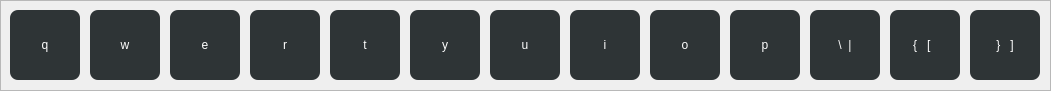
  <widget class="QFrame" name="frame_3">
   <property name="geometry">
    <rect>
     <x>20</x>
     <y>190</y>
     <width>1051</width>
     <height>91</height>
    </rect>
   </property>
   <property name="styleSheet">
    <string notr="true">font: 20pt &quot;DejaVu Sans&quot;;</string>
   </property>
   <property name="frameShape">
    <enum>QFrame::StyledPanel</enum>
   </property>
   <property name="frameShadow">
    <enum>QFrame::Raised</enum>
   </property>
   <widget class="QPushButton" name="pushButton_32">
    <property name="geometry">
     <rect>
      <x>970</x>
      <y>10</y>
      <width>70</width>
      <height>70</height>
     </rect>
    </property>
    <property name="styleSheet">
     <string notr="true">QPushButton{border:none;border-radius:8px;background-color: rgb(46, 52, 54);color:rgb(255, 255, 255);}QPushButton:pressed {border:5px}QPushButton:hover{background-color: rgb(245, 121, 0);color:rgb(255, 255, 255);}</string>
    </property>
    <property name="text">
     <string>}   ]</string>
    </property>
   </widget>
   <widget class="QPushButton" name="pushButton_25">
    <property name="geometry">
     <rect>
      <x>570</x>
      <y>10</y>
      <width>70</width>
      <height>70</height>
     </rect>
    </property>
    <property name="styleSheet">
     <string notr="true">QPushButton{border:none;border-radius:8px;background-color: rgb(46, 52, 54);color:rgb(255, 255, 255);}QPushButton:pressed {border:5px}QPushButton:hover{background-color: rgb(245, 121, 0);color:rgb(255, 255, 255);}</string>
    </property>
    <property name="text">
     <string>i</string>
    </property>
   </widget>
   <widget class="QPushButton" name="pushButton_22">
    <property name="geometry">
     <rect>
      <x>330</x>
      <y>10</y>
      <width>70</width>
      <height>70</height>
     </rect>
    </property>
    <property name="styleSheet">
     <string notr="true">QPushButton{border:none;border-radius:8px;background-color: rgb(46, 52, 54);color:rgb(255, 255, 255);}QPushButton:pressed {border:5px}QPushButton:hover{background-color: rgb(245, 121, 0);color:rgb(255, 255, 255);}</string>
    </property>
    <property name="text">
     <string>t</string>
    </property>
   </widget>
   <widget class="QPushButton" name="pushButton_23">
    <property name="geometry">
     <rect>
      <x>410</x>
      <y>10</y>
      <width>70</width>
      <height>70</height>
     </rect>
    </property>
    <property name="styleSheet">
     <string notr="true">QPushButton{border:none;border-radius:8px;background-color: rgb(46, 52, 54);color:rgb(255, 255, 255);}QPushButton:pressed {border:5px}QPushButton:hover{background-color: rgb(245, 121, 0);color:rgb(255, 255, 255);}</string>
    </property>
    <property name="text">
     <string>y</string>
    </property>
   </widget>
   <widget class="QPushButton" name="pushButton_27">
    <property name="geometry">
     <rect>
      <x>730</x>
      <y>10</y>
      <width>70</width>
      <height>70</height>
     </rect>
    </property>
    <property name="styleSheet">
     <string notr="true">QPushButton{border:none;border-radius:8px;background-color: rgb(46, 52, 54);color:rgb(255, 255, 255);}QPushButton:pressed {border:5px}QPushButton:hover{background-color: rgb(245, 121, 0);color:rgb(255, 255, 255);}</string>
    </property>
    <property name="text">
     <string>p</string>
    </property>
   </widget>
   <widget class="QPushButton" name="pushButton_26">
    <property name="geometry">
     <rect>
      <x>650</x>
      <y>10</y>
      <width>70</width>
      <height>70</height>
     </rect>
    </property>
    <property name="styleSheet">
     <string notr="true">QPushButton{border:none;border-radius:8px;background-color: rgb(46, 52, 54);color:rgb(255, 255, 255);}QPushButton:pressed {border:5px}QPushButton:hover{background-color: rgb(245, 121, 0);color:rgb(255, 255, 255);}</string>
    </property>
    <property name="text">
     <string>o</string>
    </property>
   </widget>
   <widget class="QPushButton" name="pushButton_31">
    <property name="geometry">
     <rect>
      <x>890</x>
      <y>10</y>
      <width>70</width>
      <height>70</height>
     </rect>
    </property>
    <property name="styleSheet">
     <string notr="true">QPushButton{border:none;border-radius:8px;background-color: rgb(46, 52, 54);color:rgb(255, 255, 255);}QPushButton:pressed {border:5px}QPushButton:hover{background-color: rgb(245, 121, 0);color:rgb(255, 255, 255);}</string>
    </property>
    <property name="text">
     <string>{   [  </string>
    </property>
   </widget>
   <widget class="QPushButton" name="pushButton_30">
    <property name="geometry">
     <rect>
      <x>810</x>
      <y>10</y>
      <width>70</width>
      <height>70</height>
     </rect>
    </property>
    <property name="styleSheet">
     <string notr="true">QPushButton{border:none;border-radius:8px;background-color: rgb(46, 52, 54);color:rgb(255, 255, 255);}QPushButton:pressed {border:5px}QPushButton:hover{background-color: rgb(245, 121, 0);color:rgb(255, 255, 255);}</string>
    </property>
    <property name="text">
     <string>\  |</string>
    </property>
   </widget>
   <widget class="QPushButton" name="pushButton_19">
    <property name="geometry">
     <rect>
      <x>90</x>
      <y>10</y>
      <width>70</width>
      <height>70</height>
     </rect>
    </property>
    <property name="styleSheet">
     <string notr="true">QPushButton{border:none;border-radius:8px;background-color: rgb(46, 52, 54);color:rgb(255, 255, 255);}QPushButton:pressed {border:5px}QPushButton:hover{background-color: rgb(245, 121, 0);color:rgb(255, 255, 255);}</string>
    </property>
    <property name="text">
     <string>w</string>
    </property>
   </widget>
   <widget class="QPushButton" name="pushButton_20">
    <property name="geometry">
     <rect>
      <x>170</x>
      <y>10</y>
      <width>70</width>
      <height>70</height>
     </rect>
    </property>
    <property name="styleSheet">
     <string notr="true">QPushButton{border:none;border-radius:8px;background-color: rgb(46, 52, 54);color:rgb(255, 255, 255);}QPushButton:pressed {border:5px}QPushButton:hover{background-color: rgb(245, 121, 0);color:rgb(255, 255, 255);}</string>
    </property>
    <property name="text">
     <string>e</string>
    </property>
   </widget>
   <widget class="QPushButton" name="pushButton_18">
    <property name="geometry">
     <rect>
      <x>10</x>
      <y>10</y>
      <width>70</width>
      <height>70</height>
     </rect>
    </property>
    <property name="styleSheet">
     <string notr="true">QPushButton{border:none;border-radius:8px;background-color: rgb(46, 52, 54);color:rgb(255, 255, 255);}QPushButton:pressed {border:5px}QPushButton:hover{background-color: rgb(245, 121, 0);color:rgb(255, 255, 255);}</string>
    </property>
    <property name="text">
     <string>q</string>
    </property>
   </widget>
   <widget class="QPushButton" name="pushButton_21">
    <property name="geometry">
     <rect>
      <x>250</x>
      <y>10</y>
      <width>70</width>
      <height>70</height>
     </rect>
    </property>
    <property name="styleSheet">
     <string notr="true">QPushButton{border:none;border-radius:8px;background-color: rgb(46, 52, 54);color:rgb(255, 255, 255);}QPushButton:pressed {border:5px}QPushButton:hover{background-color: rgb(245, 121, 0);color:rgb(255, 255, 255);}</string>
    </property>
    <property name="text">
     <string>r</string>
    </property>
   </widget>
   <widget class="QPushButton" name="pushButton_24">
    <property name="geometry">
     <rect>
      <x>490</x>
      <y>10</y>
      <width>70</width>
      <height>70</height>
     </rect>
    </property>
    <property name="styleSheet">
     <string notr="true">QPushButton{border:none;border-radius:8px;background-color: rgb(46, 52, 54);color:rgb(255, 255, 255);}QPushButton:pressed {border:5px}QPushButton:hover{background-color: rgb(245, 121, 0);color:rgb(255, 255, 255);}</string>
    </property>
    <property name="text">
     <string>u</string>
    </property>
   </widget>
  </widget>
